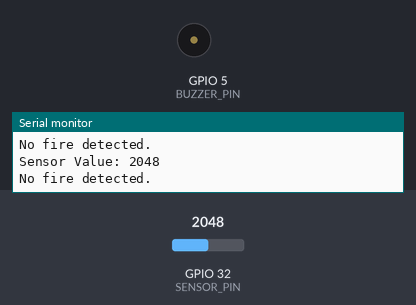
Simulated run of this sketch. Board: ESP32. Parts: buzzer (waves = sounding, pin HIGH), the last lines printed to the serial monitor. The test bench sets the inputs (shaded band); at power-on: GPIO 32 (SENSOR_PIN) = 2048.

Above: at 1.3 s.
1.4 s: GPIO 32 (SENSOR_PIN) set to 2949
2.9 s: GPIO 32 (SENSOR_PIN) set to 3069
At 4.1 s:
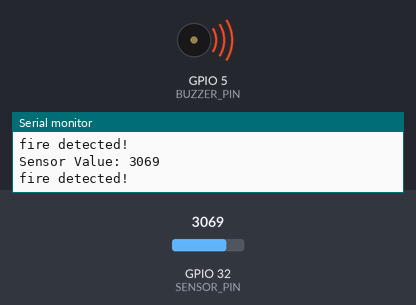
4.5 s: GPIO 32 (SENSOR_PIN) set to 2960
At 5.3 s:
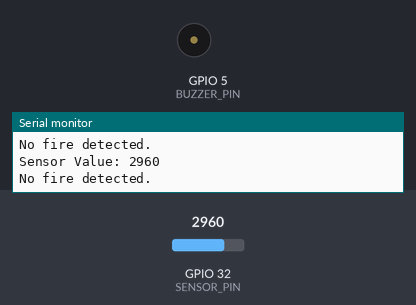
6.0 s: GPIO 32 (SENSOR_PIN) set to 3040
At 6.5 s:
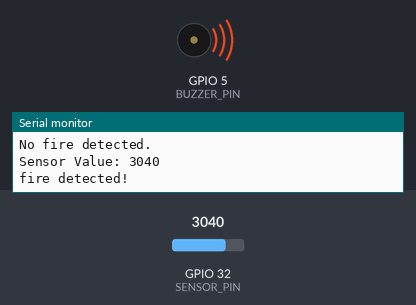
Timing chart, 0 to 8.5 s (numbered marks = the images above; inputs shaded):
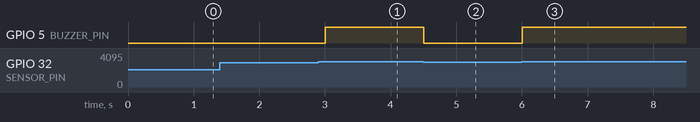

The sketch:

Gas_Sensor.ino
```cpp
#define BUZZER_PIN 5 // Define the pin for the buzzer (GPIO12)
#define SENSOR_PIN 32 // Define the analog pin connected to the gas sensor (GPIO32)

void setup() {
  pinMode(BUZZER_PIN, OUTPUT); // Set buzzer pin as output
  digitalWrite(BUZZER_PIN, LOW); // Ensure buzzer is initially off
  pinMode(SENSOR_PIN, INPUT);
  Serial.begin(9600);
}

void loop() {
  int sensorValue = analogRead(SENSOR_PIN); // Read analog value from sensor
  Serial.print("Sensor Value: ");
  Serial.println(sensorValue);

  // You need to calibrate the sensor and set the threshold accordingly
  // For demonstration purposes, I'm setting an arbitrary threshold of 500
  int threshold = 3000;

  if (sensorValue > threshold) {
    // If gas concentration exceeds the threshold, activate the buzzer
    digitalWrite(BUZZER_PIN, HIGH);
    Serial.println("fire detected!");
  } else {
    // Otherwise, turn off the buzzer
    digitalWrite(BUZZER_PIN, LOW);
    Serial.println("No fire detected.");
  }

  delay(500); // Delay for stability
}


//Buzzer pin 5
//A0 pin 32
//D0 pin 14
```

Measured:
- the behaviour switches between 3000 and 3001 on GPIO 32 (SENSOR_PIN) (found by bisection; images 0 and 1)
- after the input at 2.9 s, GPIO 5 (BUZZER_PIN): LOW → HIGH after 0.10 s
- after the input at 4.5 s, GPIO 5 (BUZZER_PIN): HIGH → LOW at once
- after the input at 6.0 s, GPIO 5 (BUZZER_PIN): LOW → HIGH at once
